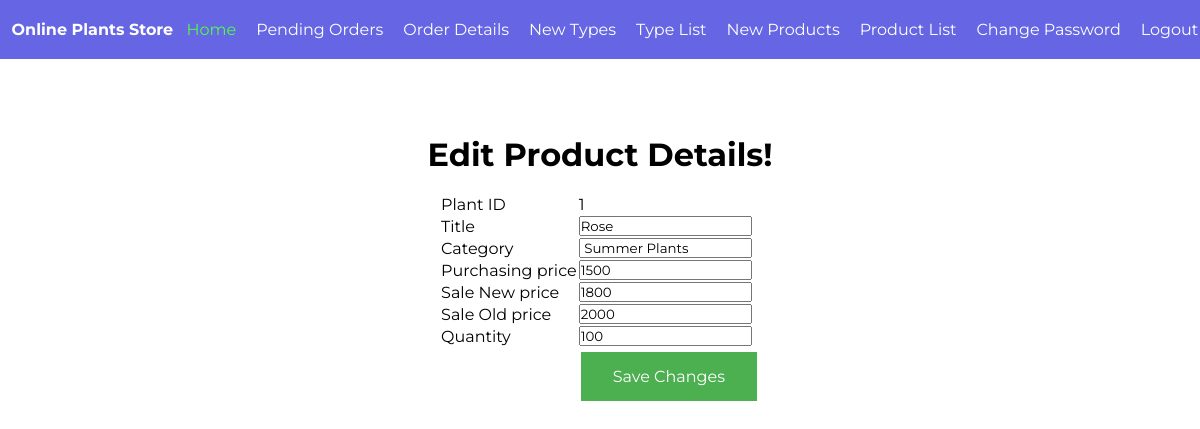
Page /admin/editproduct.php?id=1 on the committed database.
### tables this page shows
CREATE TABLE `products` (
  `id` int(10) NOT NULL,
  `title` varchar(150) NOT NULL,
  `category` varchar(150) NOT NULL,
  `description` varchar(255) NOT NULL,
  `purchasing_price` int(10) NOT NULL,
  `salling_old_price` int(10) NOT NULL,
  `selling_new_price` int(10) NOT NULL,
  `qty` int(10) NOT NULL,
  `status` varchar(100) NOT NULL,
  `product_type` varchar(100) NOT NULL,
  `photo` longblob NOT NULL
);

### admin/editproduct.php (the view, shortened to what this page needs)
<?php include '../config.php';
$id= $_GET['id'];
$title="";
$category="";
$purchasing_price=0;
$salling_old_price=0;
$selling_new_price=0;
$quantity=0;
$result = $con->query("SELECT * FROM `products` where  `id`='$id'");
if($result->num_rows > 0)
{
	while($row = $result->fetch_assoc())
	{
	    $title= $row['title'];
        $category= $row['category'];
        $purchasing_price= $row['purchasing_price'];
        $salling_old_price= $row['salling_old_price'];
        $selling_new_price= $row['selling_new_price'];
        $quantity= $row['qty'];
}
}
?>
 <?php include("header.php")?>
<br><br><br><br>
<center>
<h1>
Edit Product Details!
</h1>
<br>
<form action="editproduct.php?id=<?php echo $id; ?>" method="post">
<table>
<tr><td>Plant ID</td><td><?php echo $id; ?></td></tr>
<tr><td>Title</td><td><input type="Text" name="title" value="<?php echo $title; ?>"></td></tr>
<tr><td>Category</td><td><input type="Text" name="category" value="<?php echo $category; ?>"></td></tr>
<tr><td>Purchasing price</td><td><input type="number" name="purchasing_price" value="<?php echo $purchasing_price; ?>"></td></tr>
<tr><td>Sale New price</td><td><input type="number" name="selling_new_price" value="<?php echo $selling_new_price; ?>"></td></tr>
<tr><td>Sale Old price</td><td><input type="number" name="salling_old_price" value="<?php echo $salling_old_price; ?>"></td></tr>
<tr><td>Quantity</td><td><input type="number" name="quantity" value="<?php echo $quantity; ?>"></td></tr>
<tr><td></td><td><input class="button1" type="submit" name="submit" value="Save Changes"></td></tr>
</table>
</form>
</center>
</body>
</html>

### assets/mystyle.css (style rules this page uses)
* { padding: 0; margin: 0; font-family: 'Montserrat', sans-serif; }
html body { max-width: 100%; overflow-x: hidden; }
.button1 { background-color: #4CAF50; border: none; color: white; padding: 15px 32px; text-align: center; text-decoration: none; display: inline-block; font-size: 16px; margin: 4px 2px; cursor: pointer; }

### rows in the picture
products: title "Rose", category "Summer Plants", purchasing_price "1500", selling_new_price "1800", salling_old_price "2000", quantity "100"

### other values in the picture
$id "1"
